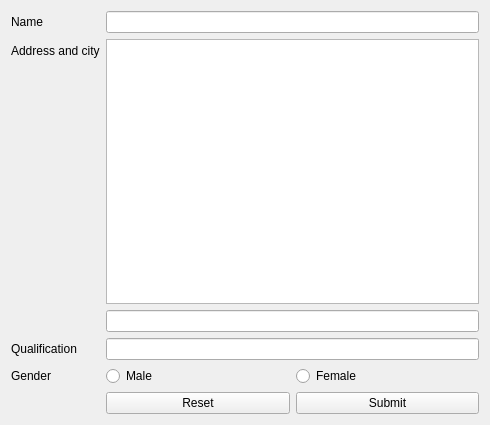
<?xml version="1.0" encoding="UTF-8"?>
<ui version="4.0">
 <class>Form</class>
 <widget class="QWidget" name="Form">
  <property name="geometry">
   <rect>
    <x>0</x>
    <y>0</y>
    <width>490</width>
    <height>425</height>
   </rect>
  </property>
  <property name="windowTitle">
   <string>Form</string>
  </property>
  <layout class="QFormLayout" name="formLayout">
   <item row="0" column="0">
    <widget class="QLabel" name="label">
     <property name="text">
      <string>Name</string>
     </property>
    </widget>
   </item>
   <item row="0" column="1">
    <widget class="QLineEdit" name="lineEdit"/>
   </item>
   <item row="1" column="0">
    <widget class="QLabel" name="label_2">
     <property name="text">
      <string>Address and city</string>
     </property>
    </widget>
   </item>
   <item row="1" column="1">
    <layout class="QVBoxLayout" name="verticalLayout">
     <item>
      <widget class="QPlainTextEdit" name="plainTextEdit"/>
     </item>
     <item>
      <widget class="QLineEdit" name="lineEdit_3"/>
     </item>
    </layout>
   </item>
   <item row="3" column="1">
    <widget class="QLineEdit" name="lineEdit_2"/>
   </item>
   <item row="4" column="0">
    <widget class="QLabel" name="label_4">
     <property name="text">
      <string>Gender</string>
     </property>
    </widget>
   </item>
   <item row="4" column="1">
    <layout class="QHBoxLayout" name="horizontalLayout">
     <item>
      <widget class="QRadioButton" name="radioButton_2">
       <property name="text">
        <string>Male</string>
       </property>
      </widget>
     </item>
     <item>
      <widget class="QRadioButton" name="radioButton">
       <property name="text">
        <string>Female</string>
       </property>
      </widget>
     </item>
    </layout>
   </item>
   <item row="5" column="1">
    <layout class="QHBoxLayout" name="horizontalLayout_2">
     <item>
      <widget class="QPushButton" name="pushButton_2">
       <property name="text">
        <string>Reset</string>
       </property>
      </widget>
     </item>
     <item>
      <widget class="QPushButton" name="pushButton">
       <property name="text">
        <string>Submit</string>
       </property>
      </widget>
     </item>
    </layout>
   </item>
   <item row="3" column="0">
    <widget class="QLabel" name="label_3">
     <property name="text">
      <string>Qualification</string>
     </property>
    </widget>
   </item>
  </layout>
 </widget>
 <resources/>
 <connections/>
</ui>
